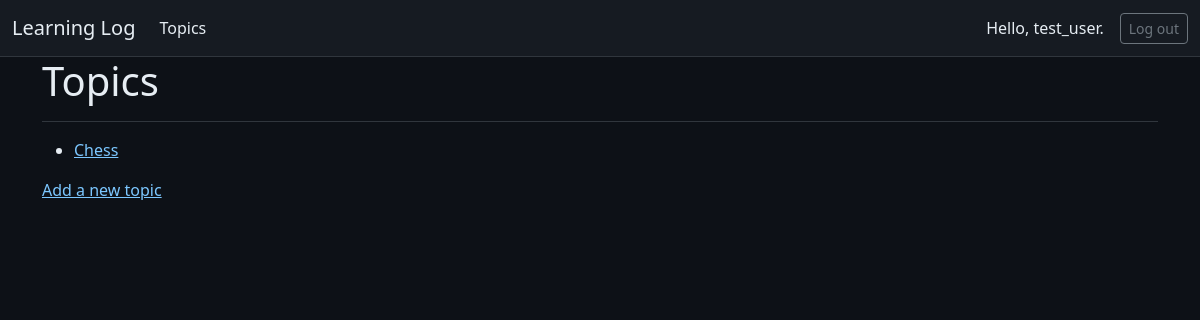
/topics/ (signed in), run on an earlier commit of the app's database.
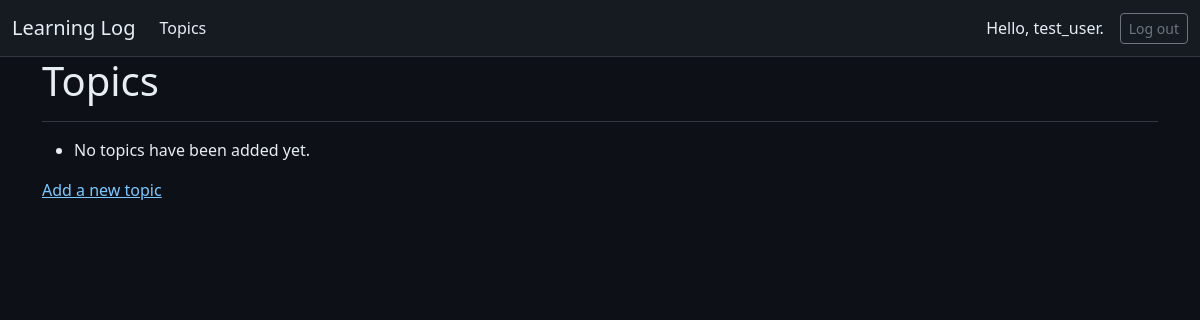
And on a later commit of the database.
### learning_logs/models.py (models this page shows, shortened)
class Topic(models.Model):
    text = models.CharField(max_length=200)
    date_added = models.DateTimeField(auto_now_add=True)
    owner = models.ForeignKey(User, on_delete=models.CASCADE)

### learning_logs/views.py (the view)
# urls.py: path('topics/', views.topics, name='topics'),
@login_required
def topics(request):
    topics = Topic.objects.filter(owner=request.user).order_by('date_added')
    context = {'topics': topics}
    return render(request, 'learning_logs/topics.html', context)

### learning_logs/templates/learning_logs/topics.html
{% extends 'learning_logs/base.html' %}
{% block page_header %}
  <h1>Topics</h1>
{% endblock page_header %}
{% block content %}
<ul>
    {% for topic in topics %}
      <li>
        <a href="{% url 'learning_logs:topic' topic.id %}">
        {{topic.text}}</a>
      </li>
    {% empty %}
      <li>No topics have been added yet.</li>
    {% endfor %}
</ul>
<a href="{% url 'learning_logs:new_topic' %}">Add a new topic</a>
{% endblock content %}

### learning_logs/templates/learning_logs/base.html (shortened to what this page needs)
<!doctype html>
<html lang="en">
<head>
  {% load django_bootstrap5 %}
  {% bootstrap_css %}
</head>
<body>
  <nav class="navbar navbar-expand-md navbar-dark">
    <div class="container-fluid">
      <a class="navbar-brand" href="{% url 'learning_logs:index' %}">
        Learning Log
      </a>
      <div class="collapse navbar-collapse" id="navbarCollapse">
        <ul class="navbar-nav me-auto mb-2 mb-md-0">
          <li class="nav-item">
            <a class="nav-link" href="{% url 'learning_logs:topics' %}">Topics</a>
          </li>
        </ul>
        <ul class="navbar-nav ms-auto mb-2 mb-md-0">
          {% if user.is_authenticated %}
            <li class="nav-item">
              <span class="navbar-text me-2">Hello, {{ user.username }}.</span>
            </li>
          {% endif %}
        </ul>
        {% if user.is_authenticated %}
          <form action="{% url 'accounts:logout' %}" method="post" class="ms-2">
            <button name="submit" class="btn btn-outline-secondary btn-sm">
              Log out
            </button>
          </form>
        {% endif %}
      </div>
    </div>
  </nav>
  <main class="container">
    <div class="pb-2 mb-3 border-bottom">
      {% block page_header %}{% endblock page_header %}
    </div>
    <div>
      {% block content %}{% endblock content %}
    </div>
  </main>
</body>
</html>

### learning_logs/templates/learning_logs/base.html (style rules this page uses)
body { background-color: #0d1117; color: #e6edf3; min-height: 100vh; }
.navbar { background-color: #161b22 !important; border-bottom: 1px solid #30363d; }
.navbar-brand, .nav-link, .navbar-text { color: #e6edf3 !important; }
a { color: #7cc7ff; }
.border, .border-bottom, hr { border-color: #30363d !important; }

What changed in the data, as far as the page shows it:
removed Topic: text "Chess"
Also different on the page:
text now shown: "No topics have been added yet."
